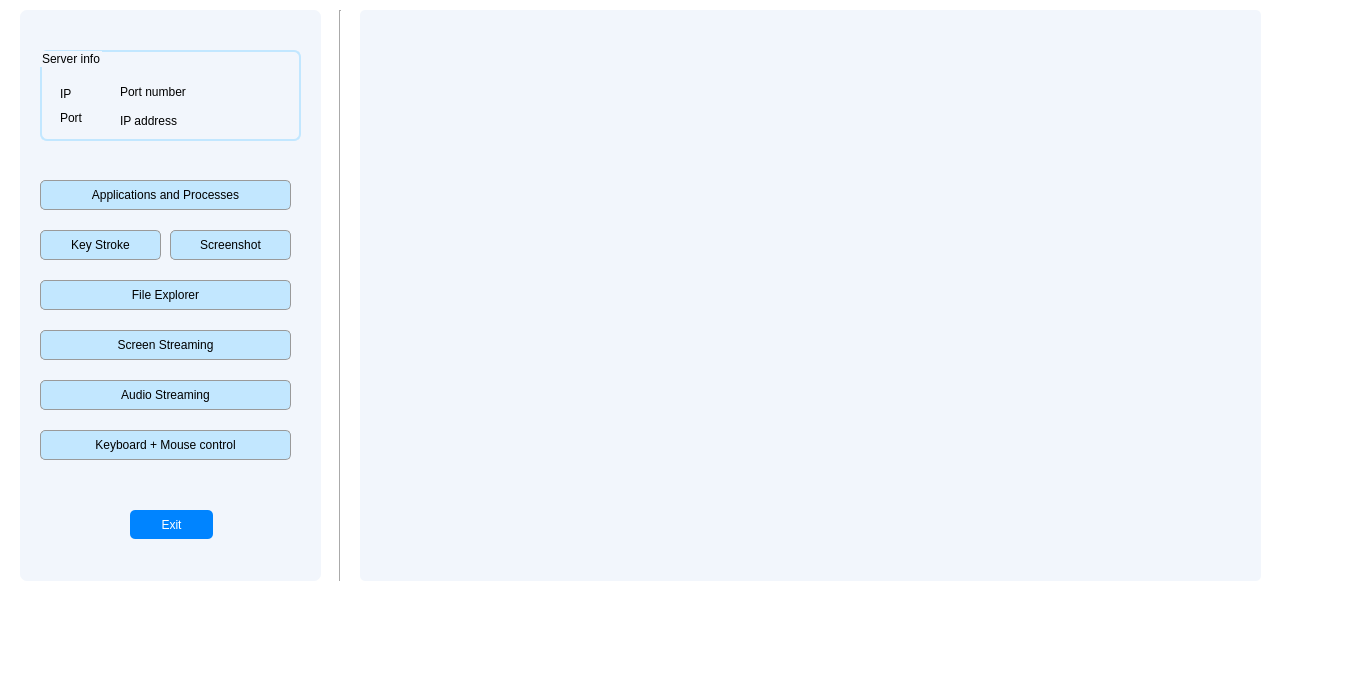
<?xml version="1.0" encoding="UTF-8"?>
<ui version="4.0">
 <class>clientWindow</class>
 <widget class="QMainWindow" name="clientWindow">
  <property name="geometry">
   <rect>
    <x>0</x>
    <y>0</y>
    <width>1351</width>
    <height>686</height>
   </rect>
  </property>
  <property name="windowTitle">
   <string>MainWindow</string>
  </property>
  <property name="styleSheet">
   <string notr="true">background-color: #ffffff;</string>
  </property>
  <widget class="QWidget" name="centralwidget">
   <widget class="QWidget" name="widget" native="true">
    <property name="geometry">
     <rect>
      <x>20</x>
      <y>10</y>
      <width>301</width>
      <height>571</height>
     </rect>
    </property>
    <property name="styleSheet">
     <string notr="true">background-color: #F2F6FC;
border-radius: 7px;</string>
    </property>
    <widget class="QGroupBox" name="groupBox">
     <property name="geometry">
      <rect>
       <x>20</x>
       <y>40</y>
       <width>261</width>
       <height>91</height>
      </rect>
     </property>
     <property name="styleSheet">
      <string notr="true">font: 600 12pt &quot;UTM Avo&quot;;
border: 2px solid rgb(194, 231, 255);
color: #fffff;</string>
     </property>
     <property name="title">
      <string>Server info</string>
     </property>
     <widget class="QLabel" name="ipLabel">
      <property name="geometry">
       <rect>
        <x>20</x>
        <y>30</y>
        <width>34</width>
        <height>28</height>
       </rect>
      </property>
      <property name="styleSheet">
       <string notr="true">font: 570 9pt &quot;UTM Avo&quot;;
border: none;</string>
      </property>
      <property name="text">
       <string>IP    </string>
      </property>
     </widget>
     <widget class="QLabel" name="portLabel">
      <property name="geometry">
       <rect>
        <x>20</x>
        <y>50</y>
        <width>38</width>
        <height>36</height>
       </rect>
      </property>
      <property name="styleSheet">
       <string notr="true">font: 600 9pt &quot;UTM Avo&quot;;
border: none;</string>
      </property>
      <property name="text">
       <string>Port </string>
      </property>
     </widget>
     <widget class="QLabel" name="portBox">
      <property name="geometry">
       <rect>
        <x>80</x>
        <y>30</y>
        <width>171</width>
        <height>24</height>
       </rect>
      </property>
      <property name="styleSheet">
       <string notr="true">font: italic 500 9pt &quot;UTM Avo&quot;;
border: none;
font-color: rgb(255, 255, 255);</string>
      </property>
      <property name="text">
       <string>Port number</string>
      </property>
     </widget>
     <widget class="QLabel" name="ipBox">
      <property name="geometry">
       <rect>
        <x>80</x>
        <y>60</y>
        <width>91</width>
        <height>21</height>
       </rect>
      </property>
      <property name="styleSheet">
       <string notr="true">font: italic 500 9pt &quot;UTM Avo&quot;;
border: none;</string>
      </property>
      <property name="text">
       <string>IP address</string>
      </property>
     </widget>
    </widget>
    <widget class="QPushButton" name="processButton_2">
     <property name="geometry">
      <rect>
       <x>20</x>
       <y>170</y>
       <width>251</width>
       <height>30</height>
      </rect>
     </property>
     <property name="styleSheet">
      <string notr="true">font: 600 9pt &quot;UTM Avo&quot; ;
background: #C2E7FF;
border:  1px solid rgb(154, 154, 154);
border-radius: 5px;</string>
     </property>
     <property name="text">
      <string>Applications and Processes</string>
     </property>
    </widget>
    <widget class="QPushButton" name="processButton_3">
     <property name="geometry">
      <rect>
       <x>20</x>
       <y>220</y>
       <width>121</width>
       <height>30</height>
      </rect>
     </property>
     <property name="styleSheet">
      <string notr="true">font: 600 9pt &quot;UTM Avo&quot; ;
background: #C2E7FF;
border:  1px solid rgb(154, 154, 154);
border-radius: 5px;</string>
     </property>
     <property name="text">
      <string>Key Stroke</string>
     </property>
    </widget>
    <widget class="QPushButton" name="processButton_4">
     <property name="geometry">
      <rect>
       <x>150</x>
       <y>220</y>
       <width>121</width>
       <height>30</height>
      </rect>
     </property>
     <property name="styleSheet">
      <string notr="true">font: 600 9pt &quot;UTM Avo&quot; ;
background: #C2E7FF;
border:  1px solid rgb(154, 154, 154);
border-radius: 5px;</string>
     </property>
     <property name="text">
      <string>Screenshot</string>
     </property>
    </widget>
    <widget class="QPushButton" name="processButton_5">
     <property name="geometry">
      <rect>
       <x>20</x>
       <y>270</y>
       <width>251</width>
       <height>30</height>
      </rect>
     </property>
     <property name="styleSheet">
      <string notr="true">font: 600 9pt &quot;UTM Avo&quot; ;
background: #C2E7FF;
border:  1px solid rgb(154, 154, 154);
border-radius: 5px;</string>
     </property>
     <property name="text">
      <string>File Explorer</string>
     </property>
    </widget>
    <widget class="QPushButton" name="processButton_6">
     <property name="geometry">
      <rect>
       <x>20</x>
       <y>320</y>
       <width>251</width>
       <height>30</height>
      </rect>
     </property>
     <property name="styleSheet">
      <string notr="true">font: 600 9pt &quot;UTM Avo&quot;;
background: rgb(194, 231, 255);
border:  1px solid rgb(154, 154, 154);
border-radius: 5px;</string>
     </property>
     <property name="text">
      <string>Screen Streaming</string>
     </property>
    </widget>
    <widget class="QPushButton" name="processButton_7">
     <property name="geometry">
      <rect>
       <x>20</x>
       <y>370</y>
       <width>251</width>
       <height>30</height>
      </rect>
     </property>
     <property name="styleSheet">
      <string notr="true">font: 600 9pt &quot;UTM Avo&quot; ;
background: #C2E7FF;
border:  1px solid rgb(154, 154, 154);
border-radius: 5px;</string>
     </property>
     <property name="text">
      <string>Audio Streaming</string>
     </property>
    </widget>
    <widget class="QPushButton" name="processButton_8">
     <property name="geometry">
      <rect>
       <x>20</x>
       <y>420</y>
       <width>251</width>
       <height>30</height>
      </rect>
     </property>
     <property name="styleSheet">
      <string notr="true">font: 600 9pt &quot;UTM Avo&quot; ;
background: #C2E7FF;
border:  1px solid rgb(154, 154, 154);
border-radius: 5px;</string>
     </property>
     <property name="text">
      <string>Keyboard + Mouse control</string>
     </property>
    </widget>
    <widget class="QPushButton" name="exitButton">
     <property name="geometry">
      <rect>
       <x>110</x>
       <y>500</y>
       <width>83</width>
       <height>29</height>
      </rect>
     </property>
     <property name="styleSheet">
      <string notr="true">font: 600 9pt &quot;UTM Avo&quot; ;
background-color: rgb(0, 132, 255);
border-radius: 5px;
color: #ffffff;</string>
     </property>
     <property name="text">
      <string>Exit</string>
     </property>
    </widget>
   </widget>
   <widget class="QWidget" name="widget_2" native="true">
    <property name="geometry">
     <rect>
      <x>360</x>
      <y>10</y>
      <width>901</width>
      <height>571</height>
     </rect>
    </property>
    <property name="sizePolicy">
     <sizepolicy hsizetype="Expanding" vsizetype="Expanding">
      <horstretch>0</horstretch>
      <verstretch>0</verstretch>
     </sizepolicy>
    </property>
    <property name="styleSheet">
     <string notr="true">border-radius: 5px;
background-color: #F2F6FC;</string>
    </property>
   </widget>
   <widget class="Line" name="line">
    <property name="geometry">
     <rect>
      <x>330</x>
      <y>10</y>
      <width>20</width>
      <height>571</height>
     </rect>
    </property>
    <property name="orientation">
     <enum>Qt::Vertical</enum>
    </property>
   </widget>
  </widget>
  <widget class="QMenuBar" name="menubar">
   <property name="geometry">
    <rect>
     <x>0</x>
     <y>0</y>
     <width>1351</width>
     <height>26</height>
    </rect>
   </property>
  </widget>
  <widget class="QStatusBar" name="statusbar"/>
 </widget>
 <resources/>
 <connections/>
</ui>
